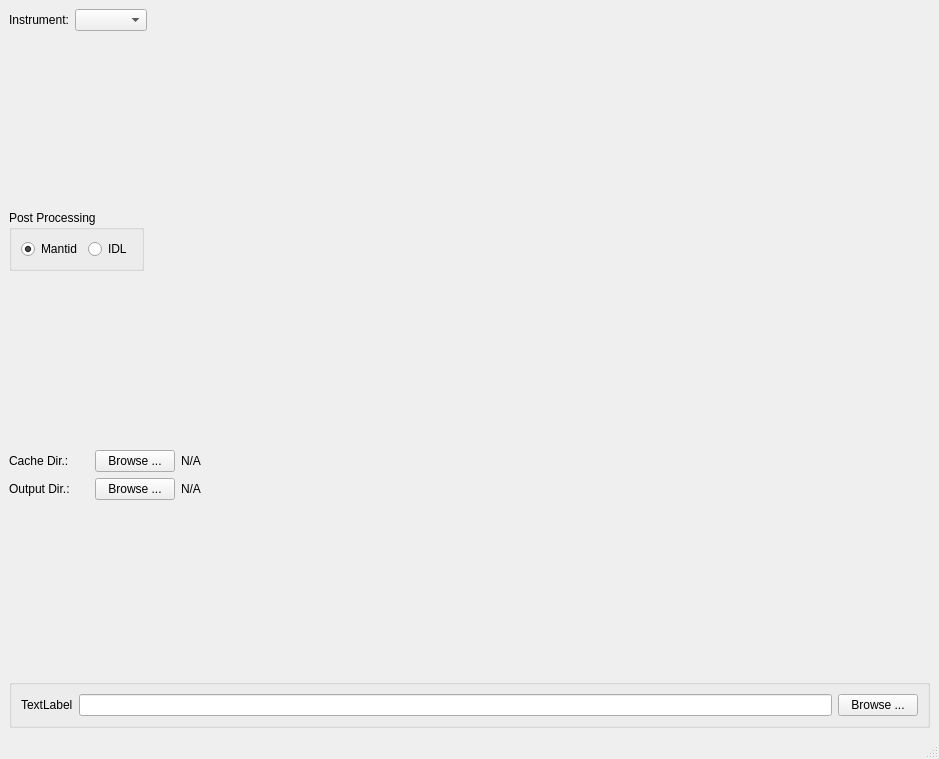
<?xml version="1.0" encoding="UTF-8"?>
<ui version="4.0">
 <class>MainWindow</class>
 <widget class="QMainWindow" name="MainWindow">
  <property name="geometry">
   <rect>
    <x>0</x>
    <y>0</y>
    <width>939</width>
    <height>759</height>
   </rect>
  </property>
  <property name="windowTitle">
   <string>Settings</string>
  </property>
  <widget class="QWidget" name="centralwidget">
   <layout class="QVBoxLayout" name="verticalLayout_3">
    <item>
     <layout class="QHBoxLayout" name="horizontalLayout_2">
      <item>
       <widget class="QLabel" name="label">
        <property name="text">
         <string>Instrument:</string>
        </property>
       </widget>
      </item>
      <item>
       <widget class="QComboBox" name="instrument_comboBox"/>
      </item>
      <item>
       <spacer name="horizontalSpacer_2">
        <property name="orientation">
         <enum>Qt::Horizontal</enum>
        </property>
        <property name="sizeHint" stdset="0">
         <size>
          <width>40</width>
          <height>20</height>
         </size>
        </property>
       </spacer>
      </item>
     </layout>
    </item>
    <item>
     <spacer name="verticalSpacer_4">
      <property name="orientation">
       <enum>Qt::Vertical</enum>
      </property>
      <property name="sizeHint" stdset="0">
       <size>
        <width>20</width>
        <height>40</height>
       </size>
      </property>
     </spacer>
    </item>
    <item>
     <layout class="QHBoxLayout" name="horizontalLayout">
      <item>
       <widget class="QGroupBox" name="groupBox">
        <property name="title">
         <string>Post Processing</string>
        </property>
        <layout class="QHBoxLayout" name="horizontalLayout_5">
         <item>
          <widget class="QRadioButton" name="mantid_post_processing_button">
           <property name="text">
            <string>Mantid</string>
           </property>
           <property name="checked">
            <bool>true</bool>
           </property>
          </widget>
         </item>
         <item>
          <widget class="QRadioButton" name="idl_post_processing_button">
           <property name="text">
            <string>IDL</string>
           </property>
           <property name="checked">
            <bool>false</bool>
           </property>
          </widget>
         </item>
        </layout>
       </widget>
      </item>
      <item>
       <spacer name="horizontalSpacer">
        <property name="orientation">
         <enum>Qt::Horizontal</enum>
        </property>
        <property name="sizeHint" stdset="0">
         <size>
          <width>40</width>
          <height>20</height>
         </size>
        </property>
       </spacer>
      </item>
     </layout>
    </item>
    <item>
     <spacer name="verticalSpacer_3">
      <property name="orientation">
       <enum>Qt::Vertical</enum>
      </property>
      <property name="sizeHint" stdset="0">
       <size>
        <width>20</width>
        <height>40</height>
       </size>
      </property>
     </spacer>
    </item>
    <item>
     <layout class="QHBoxLayout" name="horizontalLayout_3">
      <item>
       <widget class="QLabel" name="label_2">
        <property name="minimumSize">
         <size>
          <width>80</width>
          <height>0</height>
         </size>
        </property>
        <property name="maximumSize">
         <size>
          <width>80</width>
          <height>16777215</height>
         </size>
        </property>
        <property name="text">
         <string>Cache Dir.:</string>
        </property>
       </widget>
      </item>
      <item>
       <widget class="QPushButton" name="cache_dir_button">
        <property name="minimumSize">
         <size>
          <width>80</width>
          <height>0</height>
         </size>
        </property>
        <property name="maximumSize">
         <size>
          <width>80</width>
          <height>16777215</height>
         </size>
        </property>
        <property name="text">
         <string>Browse ...</string>
        </property>
       </widget>
      </item>
      <item>
       <widget class="QLabel" name="cache_dir_label">
        <property name="text">
         <string>N/A</string>
        </property>
       </widget>
      </item>
     </layout>
    </item>
    <item>
     <layout class="QHBoxLayout" name="horizontalLayout_4">
      <item>
       <widget class="QLabel" name="label_4">
        <property name="minimumSize">
         <size>
          <width>80</width>
          <height>0</height>
         </size>
        </property>
        <property name="maximumSize">
         <size>
          <width>80</width>
          <height>16777215</height>
         </size>
        </property>
        <property name="text">
         <string>Output Dir.:</string>
        </property>
       </widget>
      </item>
      <item>
       <widget class="QPushButton" name="output_dir_button">
        <property name="minimumSize">
         <size>
          <width>80</width>
          <height>0</height>
         </size>
        </property>
        <property name="maximumSize">
         <size>
          <width>80</width>
          <height>16777215</height>
         </size>
        </property>
        <property name="text">
         <string>Browse ...</string>
        </property>
       </widget>
      </item>
      <item>
       <widget class="QLabel" name="output_dir_label">
        <property name="text">
         <string>N/A</string>
        </property>
       </widget>
      </item>
     </layout>
    </item>
    <item>
     <spacer name="verticalSpacer_2">
      <property name="orientation">
       <enum>Qt::Vertical</enum>
      </property>
      <property name="sizeHint" stdset="0">
       <size>
        <width>20</width>
        <height>40</height>
       </size>
      </property>
     </spacer>
    </item>
    <item>
     <widget class="QGroupBox" name="idl_groupbox">
      <property name="title">
       <string/>
      </property>
      <layout class="QVBoxLayout" name="verticalLayout">
       <item>
        <layout class="QHBoxLayout" name="horizontalLayout_6">
         <item>
          <widget class="QLabel" name="label_3">
           <property name="text">
            <string>TextLabel</string>
           </property>
          </widget>
         </item>
         <item>
          <widget class="QLineEdit" name="lineEdit"/>
         </item>
         <item>
          <widget class="QPushButton" name="pushButton">
           <property name="text">
            <string>Browse ...</string>
           </property>
          </widget>
         </item>
        </layout>
       </item>
      </layout>
     </widget>
    </item>
   </layout>
  </widget>
  <widget class="QMenuBar" name="menubar">
   <property name="geometry">
    <rect>
     <x>0</x>
     <y>0</y>
     <width>939</width>
     <height>23</height>
    </rect>
   </property>
  </widget>
  <widget class="QStatusBar" name="statusbar"/>
 </widget>
 <resources/>
 <connections>
  <connection>
   <sender>idl_post_processing_button</sender>
   <signal>clicked()</signal>
   <receiver>MainWindow</receiver>
   <slot>post_processing_clicked()</slot>
   <hints>
    <hint type="sourcelabel">
     <x>143</x>
     <y>149</y>
    </hint>
    <hint type="destinationlabel">
     <x>194</x>
     <y>218</y>
    </hint>
   </hints>
  </connection>
  <connection>
   <sender>mantid_post_processing_button</sender>
   <signal>clicked()</signal>
   <receiver>MainWindow</receiver>
   <slot>post_processing_clicked()</slot>
   <hints>
    <hint type="sourcelabel">
     <x>83</x>
     <y>149</y>
    </hint>
    <hint type="destinationlabel">
     <x>196</x>
     <y>175</y>
    </hint>
   </hints>
  </connection>
  <connection>
   <sender>instrument_comboBox</sender>
   <signal>currentIndexChanged(int)</signal>
   <receiver>MainWindow</receiver>
   <slot>instrument_changed()</slot>
   <hints>
    <hint type="sourcelabel">
     <x>129</x>
     <y>41</y>
    </hint>
    <hint type="destinationlabel">
     <x>260</x>
     <y>50</y>
    </hint>
   </hints>
  </connection>
  <connection>
   <sender>cache_dir_button</sender>
   <signal>clicked()</signal>
   <receiver>MainWindow</receiver>
   <slot>cache_dir_button_clicked()</slot>
   <hints>
    <hint type="sourcelabel">
     <x>175</x>
     <y>227</y>
    </hint>
    <hint type="destinationlabel">
     <x>562</x>
     <y>109</y>
    </hint>
   </hints>
  </connection>
  <connection>
   <sender>output_dir_button</sender>
   <signal>clicked()</signal>
   <receiver>MainWindow</receiver>
   <slot>output_dir_button_clicked()</slot>
   <hints>
    <hint type="sourcelabel">
     <x>175</x>
     <y>261</y>
    </hint>
    <hint type="destinationlabel">
     <x>124</x>
     <y>209</y>
    </hint>
   </hints>
  </connection>
 </connections>
 <slots>
  <slot>post_processing_clicked()</slot>
  <slot>instrument_changed()</slot>
  <slot>cache_dir_button_clicked()</slot>
  <slot>output_dir_button_clicked()</slot>
  <slot>add_key_value()</slot>
  <slot>remove_key_value_selected()</slot>
 </slots>
</ui>
